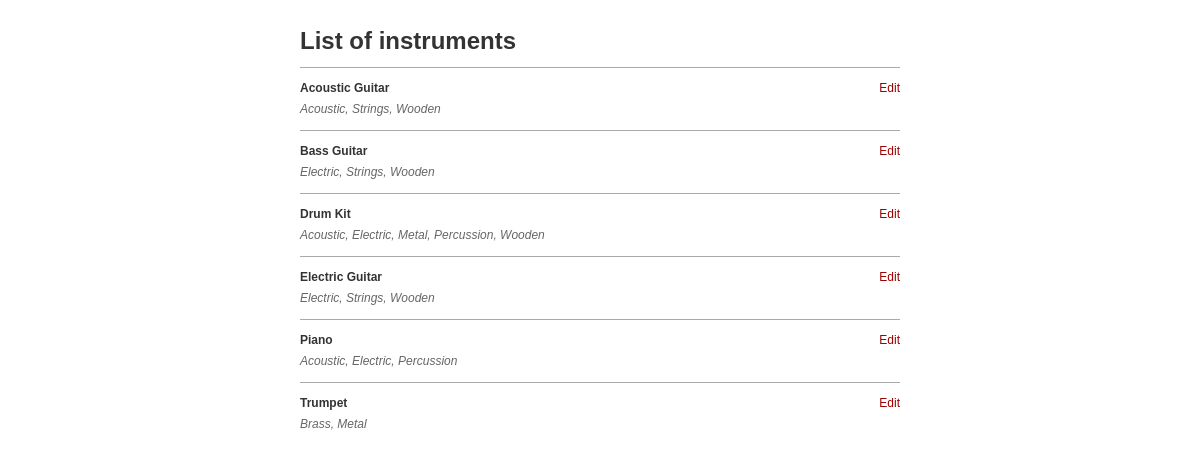
Screenshot of /finished/index.php with the database file from the repository.
### tables this page shows
CREATE TABLE `products` (
  `id` int(11) unsigned NOT NULL AUTO_INCREMENT,
  `name` varchar(100) NOT NULL,
  PRIMARY KEY (`id`)
);

### finished/index.php (the view, shortened to what this page needs)
<?php
$objDb = new PDO('mysql:host=localhost;dbname=products', 'root', 'password', array(
	PDO::ATTR_PERSISTENT => true
));
$sql = "SELECT `p`.*,
		(
			SELECT GROUP_CONCAT(`name` ORDER BY `name` SEPARATOR ', ')
			FROM `categories`
			WHERE `id` IN (
				SELECT `category`
				FROM `products_categories`
				WHERE `product` = `p`.`id`
			)
		) AS `categories`
		FROM `products` `p`
		ORDER BY `p`.`name` ASC";
$statement = $objDb->query($sql);
if ($statement !== false) {
	$list = $statement->fetchAll(PDO::FETCH_ASSOC);
} else {
	$list = null;
}
?>
<!DOCTYPE HTML>
<html lang="en">
<head>
<link rel="stylesheet" href="/css/core.css" media="all" type="text/css">
</head>
<body>
<div id="wrapper">
	<h1>List of instruments</h1>
	<?php if (!empty($list)) { ?>
		<ul id="instruments">
			<?php foreach($list as $row) { ?>
				<li>
					<span class="edit flr" data-id="<?php echo $row['id']; ?>">Edit</span>
					<strong><?php echo $row['name']; ?></strong><br />
					<span class="smallText"><?php echo $row['categories']; ?></span>
				</li>
			<?php } ?>
		</ul>
	<?php } else { ?>
		<p>There are currently no records available.</p>
	<?php } ?>
</div>
</body>
</html>

### finished/css/core.css (style rules this page uses)
* { margin: 0; padding: 0; border: none; outline: none; line-height: 21px; }
body { text-align: center; font-family: Arial, Verdana, Sans-serif; font-size: 12px; padding: 30px 0; }
body,a { color: #333; }
h1,p { padding-bottom: 16px; }
#wrapper { width: 600px; margin: 0 auto; text-align: left; }
#instruments { list-style: none; width: 100%; float: left; }
#instruments li { width: 100%; float: left; padding: 10px 0; border-top: solid 1px #aaa; }
.smallText { color: #666; font-style: italic; }
.flr { float: right; }
.edit { cursor: pointer; color: #900; }

### rows the page displays
products: name "Acoustic Guitar", categories "Acoustic, Strings, Wooden"
products: name "Bass Guitar", categories "Electric, Strings, Wooden"
products: name "Drum Kit", categories "Acoustic, Electric, Metal, Percussion, Wooden"
products: name "Electric Guitar", categories "Electric, Strings, Wooden"
products: name "Piano", categories "Acoustic, Electric, Percussion"
products: name "Trumpet", categories "Brass, Metal"
